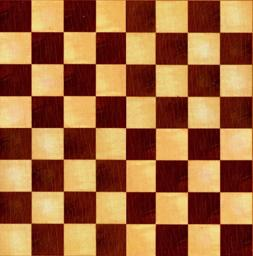
#> input picture Assignment3/grid1.jpg, 253 x 256 px
$ python '2 - Harris Custom.py'   (Python 2 division)   (older library calls are emulated)
#> lines starting #> are read from the running program, lines starting #| are printed output that depends on the picture; after the words box and inside, x2 and y2 are one past the last pixel; in counts of white or black regions, pixels touching at a corner belong together
#> further down, sourceImage is the input picture: shape (256, 253, 3); mean B, G, R 60.8, 102.3, 160.3
#       About - Compute Harris Corner Detection
#       Updated             09/12/2015

import cv2
import numpy as np
import math as m
import timeit
from scipy import *
from scipy import signal
from scipy.ndimage import filters
from pylab import *
from scipy import ndimage

def ComputeHarrisCorner(sourceImage, kconstant, mindistance, threshold):
    #start timer
#> called with kconstant = 0.05, mindistance = 1, threshold = 0.3
    start = timeit.default_timer()
    sourceImage = cv2.cvtColor(sourceImage,cv2.COLOR_BGR2GRAY)
#> sourceImage: shape (256, 253)

    destImageGx =  zeros(sourceImage.shape)
    destImageGy =  zeros(sourceImage.shape)

    destImageGx = cv2.Sobel(sourceImage, cv2.CV_32F, 1, 0)
    destImageGy = cv2.Sobel(sourceImage, cv2.CV_32F, 0, 1)

    Ixx = zeros(sourceImage.shape)
    Iyy = zeros(sourceImage.shape)
    Ixy = zeros(sourceImage.shape)

    Ixx = destImageGx*destImageGx
    Iyy = destImageGy*destImageGy
    Ixy = destImageGx*destImageGy

    #Convolve Ixx, Iyy and IxIy with Gaussians to obtain Wxx, Wyy, Wxy
    Wxx = filters.gaussian_filter(Ixx*Ixx, 3)
    Wyy = filters.gaussian_filter(Iyy*Iyy, 3)
    Wxy = filters.gaussian_filter(Ixy*Ixy, 3)

    cornerness = zeros(sourceImage.shape)
    cornerness = np.float32(cornerness)

    trace = zeros(sourceImage.shape)
    determinant = zeros(sourceImage.shape)

    trace = Wxx+Wyy
    determinant = (Wxx*Wyy)-(Wxy*Wxy)

    #(k – empirical constant, k = 0.04-0.06)
    cornerresponse =determinant - (kconstant*trace*trace)
    print cornerresponse
#> (printed output is left out)

    windowsize = zeros(cornerresponse.shape)
    windowsize[mindistance:-mindistance,mindistance:-mindistance] = 1
    selectedpoints = []
    coords = []
    pick_values = []

    #Flat Array M=from MXN of cornerresponse
    corner_threshold = max(cornerresponse.ravel())*threshold
#> corner_threshold = 1.81e+20
    cornerresponsethreshold = (cornerresponse>corner_threshold)*1
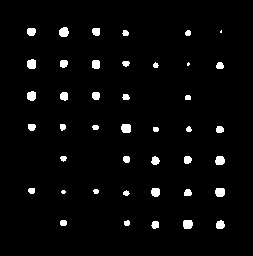
#> cornerresponsethreshold: shape (256, 253) int64; values 0 (black) and 1 (white), 3% white; 42 white regions (3 under 20 px), largest, box (x1, y1, x2, y2) and area: (121, 124, 131, 133) 82, (59, 27, 69, 37) 81, (183, 220, 193, 229) 81
    pickcoordinates = cornerresponsethreshold.nonzero()
#> pickcoordinates = 1972 positions, rows 27 to 228, columns 27 to 224

    coords = [(pickcoordinates[0][c],pickcoordinates[1][c]) for c in range(len(pickcoordinates[0]))]
#> coords = 1972 pairs, first value 27 to 228, second value 27 to 224
    pick_values = [cornerresponse[c[0]][c[1]] for c in coords]
#> pick_values = 1972 items, first 6: 1.9e+20, 2.08e+20, 2.1e+20, 1.88e+20, 2.24e+20, 2.63e+20

    noofelements = argsort(pick_values)
#> noofelements = 1972 values, max 1971 at index 424, min 0 at index 122, mean 985.5
    for i in noofelements:
        if windowsize[coords[i][0]][coords[i][1]] == 1:
            selectedpoints.append(coords[i])
            windowsize[(coords[i][0]-mindistance):(coords[i][0]+mindistance),(coords[i][1]-mindistance):(coords[i][1]+mindistance)] = 0
#> this loop made 1972 passes
#> i on passes 1 to 3: 1631, 1075, 580
#> windowsize: shape (256, 253) float64; values 0 (black) and 1 (white), 94.4% white; 43 black regions (2 under 20 px), largest, box (x1, y1, x2, y2) and area: (0, 0, 253, 256) 1014, (58, 26, 69, 37) 101, (182, 219, 193, 229) 101
#> after the loop, selectedpoints = 1101 pairs, first value 27 to 228, second value 27 to 224
    figure()
    gray()
    imshow(sourceImage)
    plot([val[1] for val in selectedpoints],[val[0] for val in selectedpoints],'.')
    axis('off')
    show()
    stop = timeit.default_timer()
    print 'time to run'
    print stop-start
    cv2.waitKey(0)

#Test with different images
kconstant = 0.05
mindistance = 1
threshold = 0.3
sourceImage = cv2.imread('grid1.jpg')
ComputeHarrisCorner(sourceImage, kconstant, mindistance, threshold)

kconstant = 0.05
mindistance = 1
threshold = 0.4
sourceImage = cv2.imread('grid2.jpg')
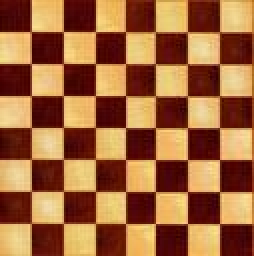
#> input picture Assignment3/grid2.jpg, 127 x 128 px (shown 2 times larger)
#> sourceImage is the input picture: shape (128, 127, 3); mean B, G, R 60.9, 102.3, 160.4
ComputeHarrisCorner(sourceImage, kconstant, mindistance, threshold)
#> call 2 of ComputeHarrisCorner, with kconstant = 0.05, mindistance = 1, threshold = 0.4
#> in ComputeHarrisCorner (call 2), `cornerresponse =determinant - (kconstant*trace*trace)`:
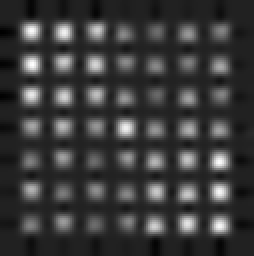
#> cornerresponse: shape (128, 127) float32 (shown 2 times larger); min -1.2e+20, max 8e+20, mean 9.25e+19; drawn with min black and max white
#> (printed output is left out)
#> in ComputeHarrisCorner (call 2), `corner_threshold = max(cornerresponse.ravel())*threshold`: corner_threshold = 3.2e+20
#> in ComputeHarrisCorner (call 2), `cornerresponsethreshold = (cornerresponse>corner_threshold)*1`: cornerresponsethreshold: shape (128, 127) int64; values 0 (black) and 1 (white), 9.4% white; 45 white regions (12 under 20 px), largest, box (x1, y1, x2, y2) and area: (106, 76, 114, 85) 62, (11, 12, 20, 20) 61, (12, 28, 20, 37) 61
#> in ComputeHarrisCorner (call 2), `pickcoordinates = cornerresponsethreshold.nonzero()`: pickcoordinates = 1521 positions, rows 12 to 116, columns 11 to 113
#> in ComputeHarrisCorner (call 2), `coords = [(pickcoordinates[0][c],pickcoordinates[1][c]) for c in range..`: coords = 1521 pairs, first value 12 to 116, second value 11 to 113
#> in ComputeHarrisCorner (call 2), `pick_values = [cornerresponse[c[0]][c[1]] for c in coords]`: pick_values = 1521 items, first 6: 3.26e+20, 4.03e+20, 4.53e+20, 4.78e+20, 4.8e+20, 4.5e+20
#> in ComputeHarrisCorner (call 2), `noofelements = argsort(pick_values)`: noofelements = 1521 values, max 1520 at index 168, min 0 at index 54, mean 760
#> the loop in ComputeHarrisCorner (call 2), `for i in noofelements:` made 1521 passes
#> i on passes 1 to 3: 1381, 641, 613
#> after the loop in ComputeHarrisCorner (call 2), `for i in noofelements:`: windowsize: shape (128, 127) float64; values 0 (black) and 1 (white), 84.2% white; 46 black regions (8 under 20 px), largest, box (x1, y1, x2, y2) and area: (0, 0, 127, 128) 506, (105, 75, 114, 85) 78, (10, 11, 20, 20) 77
#> after the loop in ComputeHarrisCorner (call 2), `for i in noofelements:`: selectedpoints = 845 pairs, first value 12 to 116, second value 11 to 113

kconstant = 0.05
mindistance = 1
threshold = 0.01
sourceImage = cv2.imread('grid_rotated.jpg')
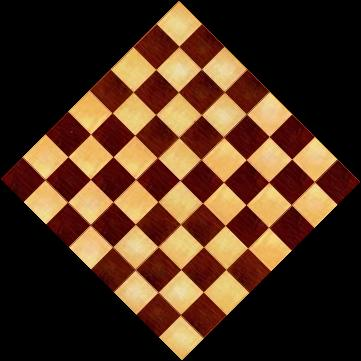
#> input picture Assignment3/grid_rotated.jpg, 361 x 361 px
#> sourceImage is the input picture: shape (361, 361, 3); mean B, G, R 31.3, 51.2, 79.9
ComputeHarrisCorner(sourceImage, kconstant, mindistance, threshold)
#> call 3 of ComputeHarrisCorner, with kconstant = 0.05, mindistance = 1, threshold = 0.01
#> in ComputeHarrisCorner (call 3), `cornerresponse =determinant - (kconstant*trace*trace)`:
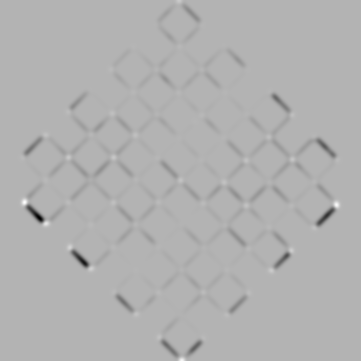
#> cornerresponse: shape (361, 361) float32; min -1.29e+20, max 5.41e+19, mean -1.5e+18; drawn with min black and max white
#> (printed output is left out)
#> in ComputeHarrisCorner (call 3), `corner_threshold = max(cornerresponse.ravel())*threshold`: corner_threshold = 5.41e+17
#> in ComputeHarrisCorner (call 3), `cornerresponsethreshold = (cornerresponse>corner_threshold)*1`: cornerresponsethreshold: shape (361, 361) int64; values 0 (black) and 1 (white), 1.6% white; 73 white regions (29 under 20 px), largest, box (x1, y1, x2, y2) and area: (332, 198, 343, 210) 92, (18, 196, 29, 208) 89, (41, 220, 52, 230) 75
#> in ComputeHarrisCorner (call 3), `pickcoordinates = cornerresponsethreshold.nonzero()`: pickcoordinates = 2048 positions, rows 0 to 360, columns 18 to 342
#> in ComputeHarrisCorner (call 3), `coords = [(pickcoordinates[0][c],pickcoordinates[1][c]) for c in range..`: coords = 2048 pairs, first value 0 to 360, second value 18 to 342
#> in ComputeHarrisCorner (call 3), `pick_values = [cornerresponse[c[0]][c[1]] for c in coords]`: pick_values = 2048 items, first 6: 1.61e+18, 4.45e+18, 8.47e+18, 1.26e+19, 1.55e+19, 1.57e+19
#> in ComputeHarrisCorner (call 3), `noofelements = argsort(pick_values)`: noofelements = 2048 values, max 2047 at index 1402, min 0 at index 766, mean 1023.5
#> the loop in ComputeHarrisCorner (call 3), `for i in noofelements:` made 2048 passes
#> i on passes 1 to 3: 180, 1440, 534
#> after the loop in ComputeHarrisCorner (call 3), `for i in noofelements:`:
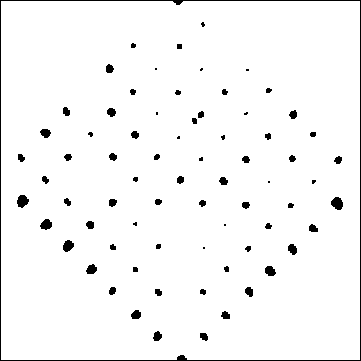
#> windowsize: shape (361, 361) float64; values 0 (black) and 1 (white), 96.7% white; 72 black regions (15 under 20 px), largest, box (x1, y1, x2, y2) and area: (0, 0, 361, 361) 1506, (331, 197, 343, 210) 115, (17, 195, 29, 208) 111
#> after the loop in ComputeHarrisCorner (call 3), `for i in noofelements:`: selectedpoints = 1124 pairs, first value 1 to 359, second value 18 to 342
#> in ComputeHarrisCorner (call 3), `show()`:
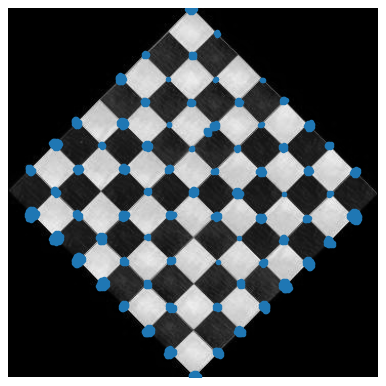
#> figure drawn by matplotlib, 1 panel
